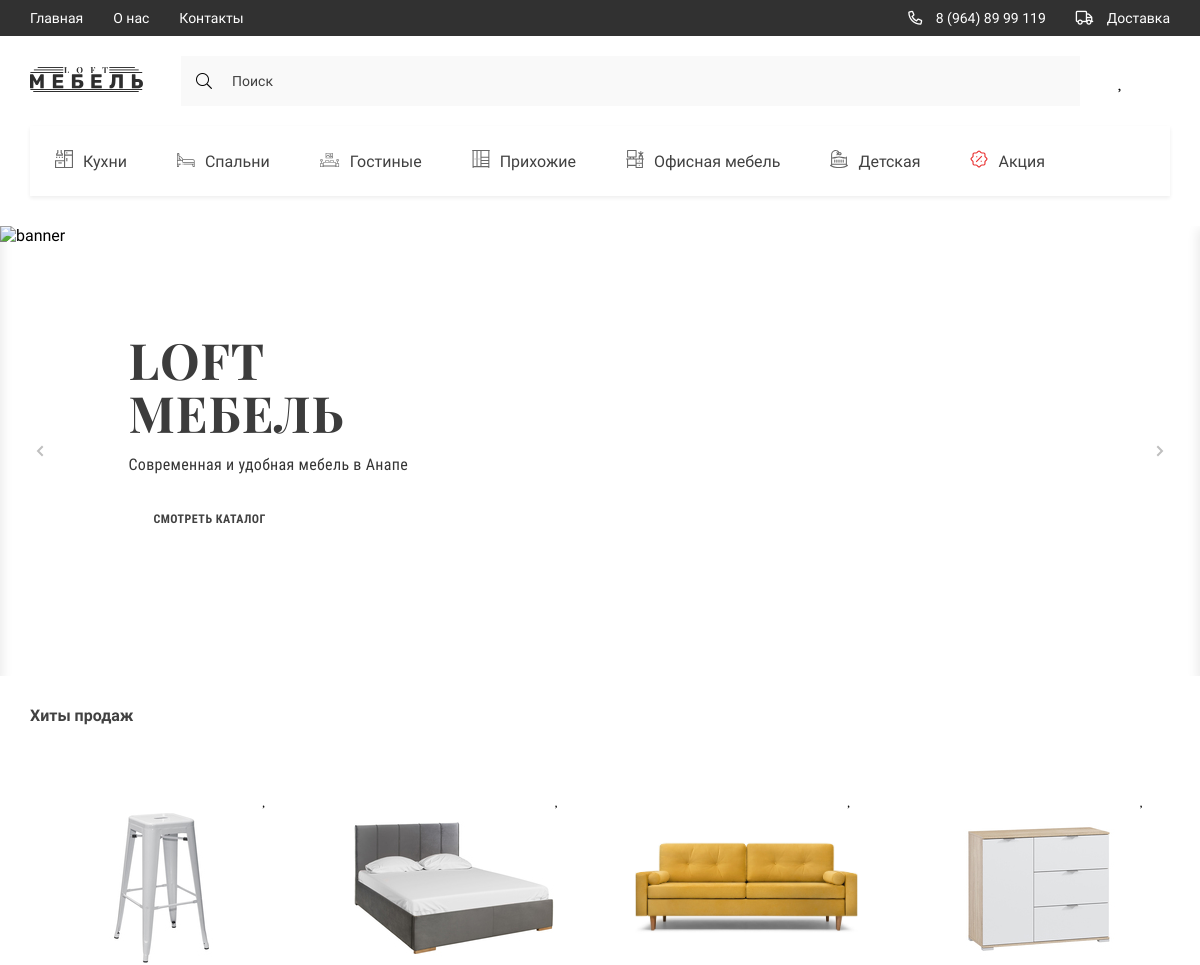
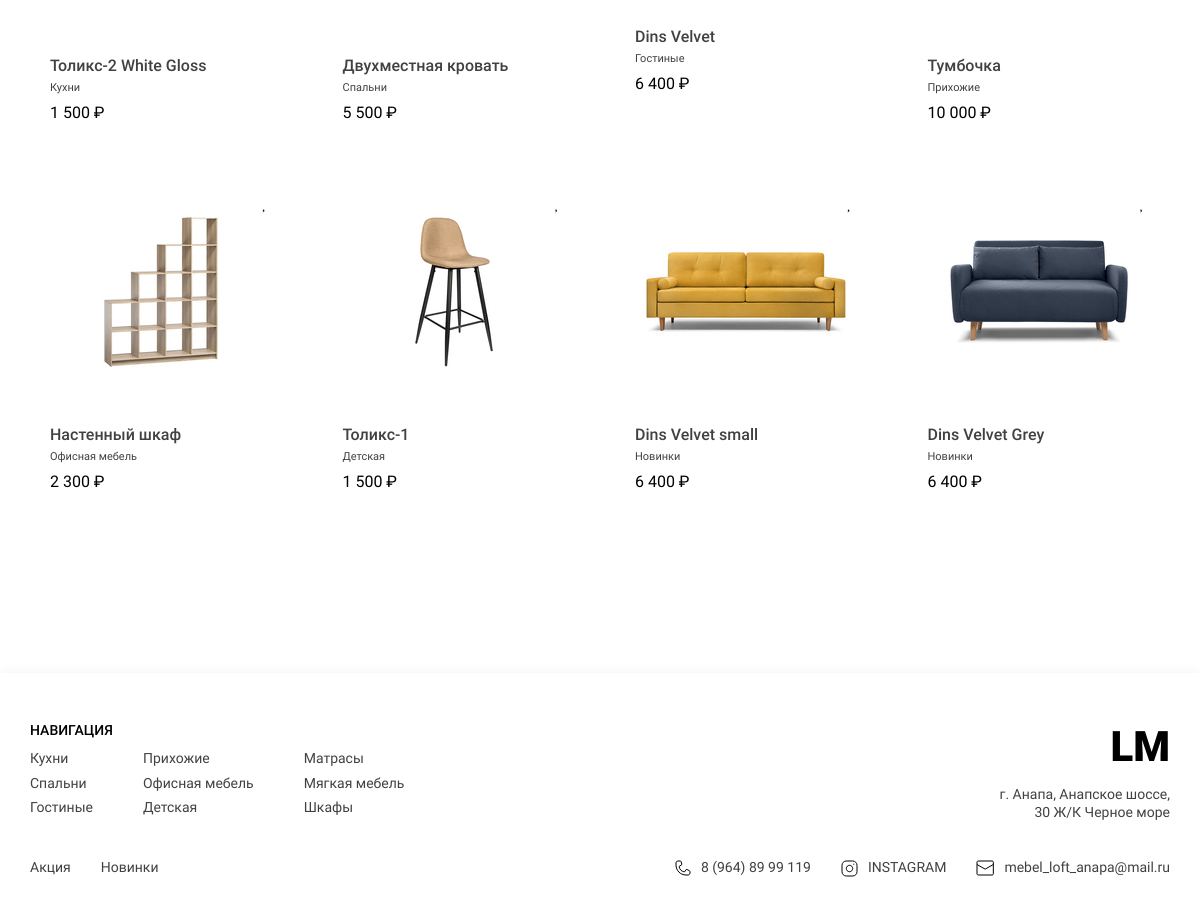
The page / on the database its author committed (2 pictures, top to bottom).
### loft/models.py (models this page shows, shortened)
class Category(models.Model):
    title = models.CharField(max_length=150, verbose_name='Название категории')
    image = models.ImageField(upload_to='categories/', null=True, blank=True, verbose_name='Картинка')
    slug = models.SlugField(unique=True, null=True)
    def get_absolute_url(self):
        return reverse('category_page', kwargs={'slug': self.slug})
    def get_image_category(self):
        if self.image:
            return self.image.url
        else:
            return ''
    def __str__(self):
        return self.title
    class Meta:
        verbose_name = 'Категория'
        verbose_name_plural = 'Категории'

class Product(models.Model):
    title = models.CharField(max_length=150, verbose_name='Название товара')
    price = models.FloatField(verbose_name='Цена')
    quantity = models.IntegerField(default=0, verbose_name='Количество')
    description = models.TextField(max_length=500, blank=True, null=True, verbose_name='описание')
    category = models.ForeignKey(Category, on_delete=models.CASCADE, related_name='products', verbose_name='Категория')
    short = models.TextField(max_length=150, blank=True, null=True, verbose_name='Краткое описание')
    slug = models.SlugField(unique=True, null=True)
    model_product = models.CharField(max_length=300, verbose_name='Модель', null=True, blank=True)
    dop_category = models.ForeignKey(Category, on_delete=models.CASCADE, related_name='dop_products', blank=True,
                                     null=True, verbose_name='Доп категория')
    discount = models.CharField(max_length=150, blank=True, null=True, verbose_name='Скидка')
    color_name = models.CharField(max_length=150, blank=True, null=True, verbose_name='Название цвета')
    color_code = models.CharField(max_length=150, blank=True, null=True, verbose_name='Код цвета')
    size_width = models.CharField(max_length=150, verbose_name='Ширина', blank=True, null=True)
    size_depth = models.CharField(max_length=400, verbose_name='Глибина', blank=True, null=True)
    size_height = models.CharField(max_length=400, verbose_name='Высота', blank=True, null=True)
    size_long = models.CharField(max_length=400, verbose_name='Длина', blank=True, null=True)
    def get_absolute_url(self):
        return reverse('product_detail', kwargs={'slug': self.slug})
    def get_image_product(self):
        if self.images:
            try:
                return self.images.first().image.url
            except:
                return '-'
        else:
            return '-'
    class Meta:
        verbose_name = 'Товар'
        verbose_name_plural = 'Товары'

class Gallery(models.Model):
    image = models.ImageField(upload_to='products/', verbose_name='Картинка товара')
    product = models.ForeignKey(Product, on_delete=models.CASCADE, related_name='images')
    class Meta:
        verbose_name = 'Картинка Товара'
        verbose_name_plural = 'Картинки Товаров'

### loft/views.py (the view)
# urls.py: path('', ProductList.as_view(), name='index'),
class ProductList(ListView):
    model = Product
    context_object_name = 'categories'
    extra_context = {
        'title': 'Loft'
    }
    template_name = 'loft/index.html'
    def get_queryset(self):
        categories = Category.objects.all()[:8]
        return categories

### loft/templatetags/loft_tags.py (called while the page is built)
@register.simple_tag()
def get_products(category):
    products = Product.objects.filter(category=category)  # | Product.objects.filter(dop_category=category)
    return products

@register.simple_tag()
def get_categories_header():
    return Category.objects.all()[:7]

@register.simple_tag()
def get_categories():
    return Category.objects.all()

@register.simple_tag()
def get_normal_price(price):
    return f'{int(price):_}'.replace('_', ' ')

### loft/templates/loft/index.html (shortened to what this page needs)
{% extends 'base.html' %}
{% load loft_tags %}
{% block main %}
<main class="main">
    <div class="container">
        <section class="products">
            <h2 class="products__title">Хиты продаж</h2>
            <div class="products__content">
                {% for category in categories %}
                {% get_products category as products %}
                {% for product in products|slice:"::-1" %}
                {% include 'loft/components/_product_card.html' %}
                {% endfor %}
                {% endfor %}
            </div>
        </section>
    </div>
</main>
{% endblock main %}

### templates/components_base/_header_list_categories.html
{% load loft_tags %}
{% get_categories_header as categories %}
<ul class="header__list _categories">
    {% for category in categories %}
    <li>
        <a href="{{ category.get_absolute_url }}" class="header__list-links">
            <span class="header__list-img">
                {% if category.image %}
                <img src="{{ category.get_image_category }}" alt="icons">
                {% endif %}
            </span>
            {{ category.title }}
        </a>
    </li>
    {% endfor %}
</ul>

### loft/templates/loft/components/_product_card.html (shortened to what this page needs)
{% load loft_tags %}
<div class="products__item">
    {% if request.user.is_authenticated %}
    {% get_favorite_products user as fav_products %}
    {% endif %}
    {% if product in fav_products and request.user.is_authenticated %}
    <a href="{% url 'save_favorite' product.slug %}" class="products__item-heart active"></a>
    {% else %}
    <a href="{% url 'save_favorite' product.slug %}" class="products__item-heart"></a>
    {% endif %}
    <a href="{{ product.get_absolute_url }}"> <img src="{{ product.get_image_product }}" alt=""
                                                   class="products__item-img"></a>
    <div class="products__item-text">
        <h3 class="products__item-title">{{ product.title }}</h3>
        <div class="products__item-desrc">{{ product.category }}</div>
        <div class="products__item-price">{% get_normal_price product.price %} ₽</div>
    </div>
</div>

### templates/components_base/_footer.html
{% load static %}
{% load loft_tags %}
{% get_categories as categories %}
<footer class="footer">
    <div class="container">
        <div class="footer__content">
            <div class="footer__navigate">
                <div class="footer__navigate-part">
                    <h2 class="footer__navigate-title">НАВИГАЦИЯ</h2>
                    <div class="footer__navigate-lists">
                        <ul class="footer__navigate-list">
                            {% for category in categories|slice:":3" %}
                            <li><a href="{{ category.get_absolute_url }}" class="footer__navigate-links">{{ category.title }}</a></li>
                            {% endfor %}
                        </ul>
                        <ul class="footer__navigate-list">
                            {% for category in categories|slice:"3:"|slice:":3" %}
                            <li><a href="{{ category.get_absolute_url }}" class="footer__navigate-links">{{ category.title }}</a></li>
                            {% endfor %}
                        </ul>
                        <ul class="footer__navigate-list">
                            {% for category in categories|slice:"8:"|slice:":3" %}
                            <li><a href="{{ category.get_absolute_url }}" class="footer__navigate-links">{{ category.title }}</a></li>
                            {% endfor %}
                        </ul>
                    </div>
                </div>
                <div class="footer__navigate-part _right">
                    <a href="{% url 'index' %}" class="footer__logo">LM</a>
                    <p class="footer__adress">г. Анапа, Анапское шоссе, 30 Ж/К Черное море</p>
                </div>
            </div>
            <div class="footer__social">
                <ul class="footer__navigate-list _short">
                    {% for category in categories|slice:"6:"|slice:":2" %}
                    <li><a href="{{ category.get_absolute_url }}" class="footer__navigate-links">{{ category.title }}</a></li>
                    {% endfor %}
                </ul>
                <ul class="footer__social-list">
                    <li>
                        <a href="tel:89648999119" class="footer__social-links">
                            <img src="{% static 'loft/assets/icons/phone.svg' %}" alt="phone">
                            8 (964) 89 99 119
                        </a>
                    </li>
                    <li>
                        <a href="https://www.instagram.com/" target="_blank" class="footer__social-links">
                            <img src="{% static 'loft/assets/icons/inst.svg' %}" alt="insta">
                            INSTAGRAM
                        </a>
                    </li>
                    <li>
                        <a href="mailto:mebel_loft_anapa@mail.ru" target="_blank" class="footer__social-links">
                            <img src="{% static 'loft/assets/icons/mail.svg' %}" alt="mail">
                            mebel_loft_anapa@mail.ru
                        </a>
                    </li>
                </ul>
            </div>
        </div>
    </div>
</footer>

### loft/static/loft/style/style.css (style rules this page uses)
:root { --containerWidth: 1140px; --primaryColor: #414141; --primaryFont: 'Roboto'; --mainColor: #245462; }
* { padding: 0; margin: 0; box-sizing: border-box; text-decoration: none; list-style: none; font-family: var(--primaryFont); }
.container { width: 100%; max-width: calc(var(--containerWidth) + 30px); margin: 0 auto; padding: 0 15px; }
.nav__content-bars, ._categories, .nav__list-links>img, .nav__bars-open, ._truck { display: none; }
.header__list { display: flex; justify-content: space-between; align-items: center; }
.header__list._categories { justify-content: flex-start; width: 100%; overflow-x: scroll; background: #FFFFFF; box-shadow: 0px 2px 4px rgba(0, 0, 0, 0.07); margin-bottom: 30px; }
.header__list-links { padding: 24px 25px; display: flex; justify-content: center; align-items: center; height: 70px; transition: background .3s linear, color .3s linear; width: max-content; font-family: 'Roboto'; font-size: 16px; line-height: 19px; color: #414141; }
.header__list-links img { margin-right: 10px; min-width: 18px; transition: filter .3s linear; }
.main { width: 100%; flex-grow: 1; padding-bottom: 150px; }
.products { width: 100%; display: flex; flex-direction: column; margin-top: 30px; }
.products__title { font-size: 16px; line-height: 19px; color: #414141; margin-bottom: 35px; }
.products__content { width: 100%; display: grid; grid-template-columns: repeat(4, minmax(137.67px, 263px)); column-gap: 30px; row-gap: 10px; }
.products__item { display: flex; justify-content: center; flex-direction: column; align-items: center; padding: 53px 20px 32px; transition: transform .3s linear; position: relative; }
.products__item-text { width: 100%; margin-top: 54px; }
.products__item-title { font-weight: 500; font-size: 16px; line-height: 19px; color: #414141; }
.products__item-desrc { font-size: 11px; line-height: 13px; color: #414141; margin: 6px 0 9px; }
.products__item-heart { position: absolute; top: 21px; right: 15px; display: flex; padding: 10px; }
.products__item-heart::before { content: '\f004'; font-family: 'heart'; color: #000; }
.products__item-img { width: 100%; }
.footer { width: 100%; padding: 49px 0 32px; background: #FFFFFF; box-shadow: 0px -4px 10px rgba(0, 0, 0, 0.03); }
.footer__content { width: 100%; display: flex; flex-direction: column; justify-content: center; }
.footer__navigate { display: flex; width: 100%; justify-content: space-between; margin-bottom: 35px; }
.footer__navigate-part._right { text-align: right; }
.footer__navigate-title { font-weight: 500; font-size: 14px; line-height: 126.69%; color: #000000; margin-bottom: 10px; text-transform: uppercase; }
.footer__navigate-lists { display: flex; }
.footer__navigate-list { display: flex; flex-direction: column; align-items: flex-start; justify-content: flex-start; }
.footer__navigate-list._short { flex-direction: row; }
.footer__navigate-list:not(:last-child) { margin-right: 50px; }
.footer__navigate-links { font-size: 14px; line-height: 126.69%; color: #414141; display: block; margin-bottom: 7.24px; transition: color .3s linear; }
.footer__logo { font-weight: 900; font-size: 42px; line-height: 49px; color: #000000; display: block; margin-bottom: 15px; }
.footer__adress { font-size: 14px; line-height: 126.69%; text-align: right; color: #414141; width: 100%; max-width: 171px; }
.footer__navigate-list._short .footer__navigate-links { margin: 0 30px 0 0; }
.footer__navigate-list._short li:last-child .footer__navigate-links { margin: 0; }
.footer__social { display: flex; justify-content: space-between; width: 100%; }
.footer__social-list { display: flex; justify-content: center; text-align: right; align-items: center; }
.footer__social-links { display: flex; justify-content: center; align-items: center; font-size: 14px; line-height: 126.69%; color: #414141; margin-right: 30px; }
.footer__social-list li:last-child .footer__social-links { margin-right: 0; }
.footer__social-links img { margin-right: 10px; }

### rows shown on the page
Category: get_image_category (picture), title "Кухни"
Category: get_image_category (picture), title "Спальни"
Category: get_image_category (picture), title "Гостиные"
Category: get_image_category (picture), title "Прихожие"
Category: get_image_category (picture), title "Офисная мебель"
Category: get_image_category (picture), title "Детская"
Category: get_image_category (picture), title "Акция"
Product: get_image_product (picture), title "Толикс-2 White Gloss", category "Кухни", price "1 500"
Product: get_image_product (picture), title "Двухместная кровать", category "Спальни", price "5 500"
Product: get_image_product (picture), title "Dins Velvet", category "Гостиные", price "6 400"
Product: get_image_product (picture), title "Тумбочка", category "Прихожие", price "10 000"
Product: get_image_product (picture), title "Настенный шкаф", category "Офисная мебель", price "2 300"
Product: get_image_product (picture), title "Толикс-1", category "Детская", price "1 500"
Category: title "Новинки"
Product: get_image_product (picture), title "Dins Velvet small", category "Новинки", price "6 400"
Product: get_image_product (picture), title "Dins Velvet Grey", category "Новинки", price "6 400"
Category: title "Матрасы"
Category: title "Мягкая мебель"
Category: title "Шкафы"
